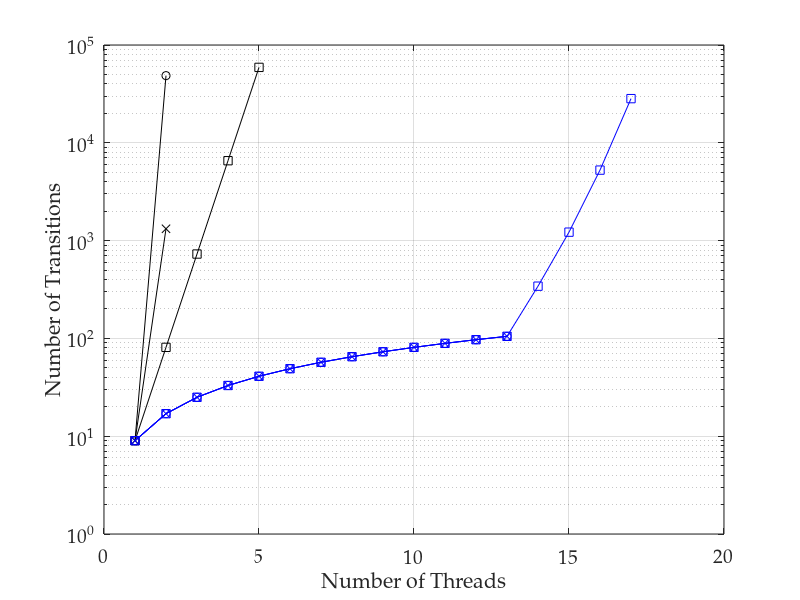

MATLAB code to generate this figure: (Note: this script raises an error after producing the figure.)
%% importing data
transitions = dlmread('fs_trans_data.csv', ',', 1, 1);
ss = dlmread('ss.csv', ',', 0, 0);
% convert 0 values to NaNs, as these don't plot
transitions(transitions==0)=nan;
threads = [1:17];
ssthreads= [1:2];

%% plotting lines

semilogy(threads, transitions(:, 1), 'ko-')
hold on
semilogy(ssthreads, ss(:, 1), 'kx-')
semilogy(threads, transitions(:, 3), 'ks-')
semilogy(threads, transitions(:, 4), 'bo-')
semilogy(threads, transitions(:, 5), 'bx-')
semilogy(threads, transitions(:, 6), 'bs-')
hold off
grid on

%% adding axis labels
set(gca, 'FontName', 'Palatino Linotype', 'FontSize', 14);
xlabel('Number of Threads');
ylabel('Number of Transitions')

%% output pdf file
h = figure(1);
h.Units = 'centimeters'; % set figure position to cm
h.Position([3:4]) = [17,12]; % resize figure
Plot2LaTeX( h, 'fs_trans_fig' )